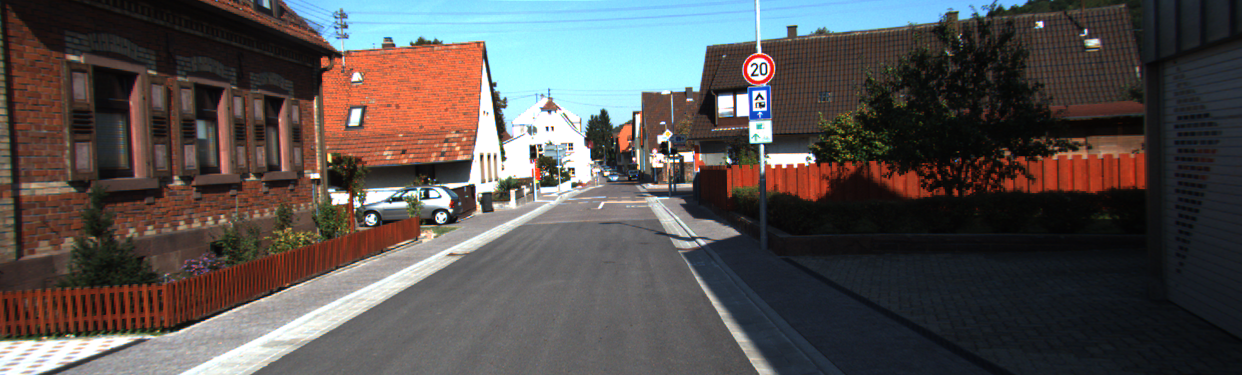
#> input picture images/hough/images/uu_000047.png, 1242 x 375 px
$ jupyter execute houghTransformExplained.ipynb   (older library calls are emulated)
#> lines starting #> are read from the running program, lines starting #| are printed output that depends on the picture
### functions/canny.py
import numpy as np
import cv2
import matplotlib.pyplot as plt

def canny(img):
    image = cv2.cvtColor(img, cv2.COLOR_BGR2GRAY)
    image_smoothed = cv2.GaussianBlur(image, (7, 7), 1)
    sobelx = cv2.Sobel(image_smoothed, cv2.CV_64F, 1, 0, ksize=3)
    sobely = cv2.Sobel(image_smoothed, cv2.CV_64F, 0, 1, ksize=3)
    mag = np.sqrt(sobelx**2 + sobely**2)
    mag = np.uint8(mag / np.max(mag) * 255) # Normalize to 0-255
    theta = np.arctan2(sobely, sobelx)
    rows, cols = image.shape
    non_max = np.zeros((rows, cols), dtype=np.uint8)
    theta = theta * 180. / np.pi
    theta[theta < 0] += 180
    for i in range(1, rows - 1):
        for j in range(1, cols - 1):
            # Horizontal gradient
            if (0 <= theta[i, j] < 22.5) or (157.5 <= theta[i, j] <= 180):
                if (mag[i, j] >= mag[i, j - 1]) and (mag[i, j] >= mag[i, j + 1]):
                    non_max[i, j] = mag[i, j]
            # Diagonal gradient
            elif (22.5 <= theta[i, j] < 67.5):
                if (mag[i, j] >= mag[i - 1, j - 1]) and (mag[i, j] >= mag[i + 1, j + 1]):
                    non_max[i, j] = mag[i, j]
            # Vertical gradient
            elif (67.5 <= theta[i, j] < 112.5):
                if (mag[i, j] >= mag[i - 1, j]) and (mag[i, j] >= mag[i + 1, j]):
                    non_max[i, j] = mag[i, j]
            # Diagonal gradient
            elif (112.5 <= theta[i, j] < 157.5):
                if (mag[i, j] >= mag[i + 1, j - 1]) and (mag[i, j] >= mag[i - 1, j + 1]):
                    non_max[i, j] = mag[i, j]

    high_threshold = 0.2 * np.max(non_max)
    low_threshold = 0.1 * np.max(non_max)
    strong_edges = np.zeros((rows, cols), dtype=np.uint8)
    weak_edges = np.zeros((rows, cols), dtype=np.uint8)
    strong_edges[non_max >= high_threshold] = 255
    weak_edges[(non_max <= high_threshold) & (non_max >= low_threshold)] = 255
    final_edges = np.zeros((rows, cols), dtype=np.uint8)
    final_edges[strong_edges == 255] = 255

    for i in range(1, rows - 1):
        for j in range(1, cols - 1):
            if weak_edges[i, j] == 255:
                if 255 in [strong_edges[i - 1, j - 1], strong_edges[i - 1, j], strong_edges[i - 1, j + 1],
                        strong_edges[i, j - 1], strong_edges[i, j + 1],
                        strong_edges[i + 1, j - 1], strong_edges[i + 1, j], strong_edges[i + 1, j + 1]]:
                    final_edges[i, j] = 255

    return final_edges

### functions/otsuToHoughTransform.py
import numpy as np
import cv2
import matplotlib.pyplot as plt

def otsuToHoughTransform(img): #This function is used to calculate the threshold with Otsu's method getting the maximun intra-class variance (created just for hough transform)

    # Calculate the max and min pixel values
    max_pixel = int(np.max(img))
    min_pixel = int(np.min(img))

    # Calculate histogram
    hist = np.histogram(img, bins=max_pixel+1, range=(0, max_pixel))[0]

    # Calculate total number of pixels
    total = np.sum(hist)

    # Calculate sum of all pixel values
    sum_total = np.sum(hist * np.arange(0, max_pixel+1))

    ThresholdList = np.arange(0, max_pixel+1)
    var_intra = np.zeros(max_pixel+1)

    for Threshold in ThresholdList:
        # Calculate background weight
        w_bg = np.sum(hist[0:Threshold]) / total if total > 0 else 0

        # Calculate foreground weight
        w_fg = np.sum(hist[Threshold+1:max_pixel+1]) / total if total > 0 else 0

        # Calculate background mean
        m_bg = (np.sum(hist[0:Threshold] * np.arange(0, Threshold)) / np.sum(hist[0:Threshold])) if np.sum(hist[0:Threshold]) > 0 else 0

        # Calculate foreground mean
        m_fg = (np.sum(hist[Threshold+1:max_pixel+1] * np.arange(Threshold+1, max_pixel+1)) / np.sum(hist[Threshold+1:max_pixel+1])) if np.sum(hist[Threshold+1:max_pixel+1]) > 0 else 0

        # Calculate variance of background
        var_bg = (np.sum(hist[0:Threshold] * (np.arange(0, Threshold) - m_bg)**2) / np.sum(hist[0:Threshold])) if np.sum(hist[0:Threshold]) > 0 else 0

        # Calculate variance of foreground
        var_fg = (np.sum(hist[Threshold+1:max_pixel+1] * (np.arange(Threshold+1, max_pixel+1) - m_fg)**2) / np.sum(hist[Threshold+1:max_pixel+1])) if np.sum(hist[Threshold+1:max_pixel+1]) > 0 else 0

        # Calculate intra-class variance
        var_intra[Threshold] = w_bg * var_bg + w_fg * var_fg

    # Get the threshold that maximizes the intra-class variance
    Threshold = np.argmax(var_intra)

    return Threshold

### houghTransformExplained.ipynb
<h1 style="text-align: center;">Hough Transform</h1>

Read image

[cell 1]
import numpy as np
import matplotlib.pyplot as plt
import cv2
import pandas as pd
from functions.canny import canny
from functions.otsuToHoughTransform import otsuToHoughTransform

# Read image
image = cv2.imread('images/hough/images/uu_000047.png')
#> image is the input picture: shape (375, 1242, 3); mean B, G, R 79.2, 80.8, 85.4
print(image.shape)
#| (375, 1242, 3)

# Show image
plt.figure(figsize=(10, 10))
plt.imshow(cv2.cvtColor(image, cv2.COLOR_BGR2RGB), cmap='gray')
plt.axis('off')
plt.title('Original Image')
plt.show()

[cell 2]
# Define the values of theta (angle) and rho (distance from origin)
theta_res = 1  # Resolution of theta in degrees
rho_res = 1    # Resolution of rho in pixels

# Define theta and rho ranges
theta = np.deg2rad(np.arange(-90, 90, theta_res))
height, width, _ = image.shape
#> height = 375; width = 1242
max_rho = int(np.sqrt(height**2 + width**2))
#> max_rho = 1297
rho = np.arange(-max_rho, max_rho, rho_res)
#> rho = 2594 values from -1297 to 1296

print('Theta (deg):', theta)
print('Rho (px):', rho)
#> (printed output is left out)

Create the hough space

[cell 3]
# Create Hough space
hough_space = np.zeros((2 * max_rho, len(theta)), dtype=np.uint64)
print('Hough space shape:', hough_space.shape)
#| Hough space shape: (2594, 180)

Find borders with Canny

[cell 4]
# Find edges
edges = canny(image)
#> in canny, `image = cv2.cvtColor(img, cv2.COLOR_BGR2GRAY)`:
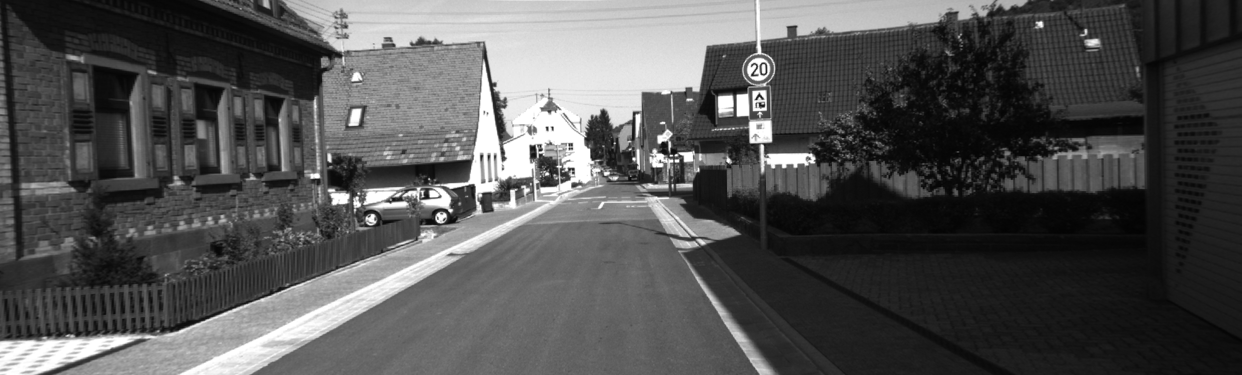
#> image: shape (375, 1242); min 3, max 255, mean 82
#> in canny, `sobely = cv2.Sobel(image_smoothed, cv2.CV_64F, 0, 1, ksize=3)`:
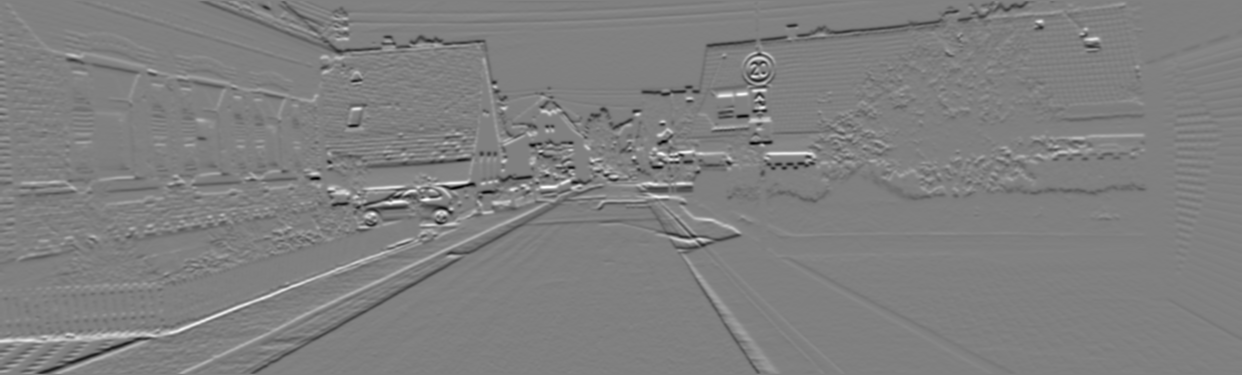
#> sobely: shape (375, 1242) float64; min -549, max 544, mean -0.8; drawn with min black and max white
#> in canny, `theta = np.arctan2(sobely, sobelx)`:
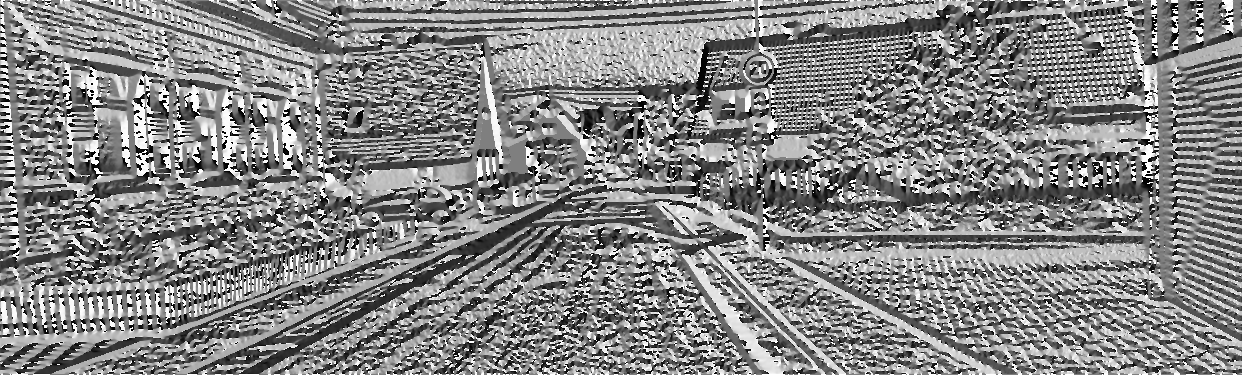
#> theta: shape (375, 1242) float64; min -3.14, max 3.14, mean 0.136; drawn with min black and max white
#> in canny, `theta[theta < 0] += 180`:
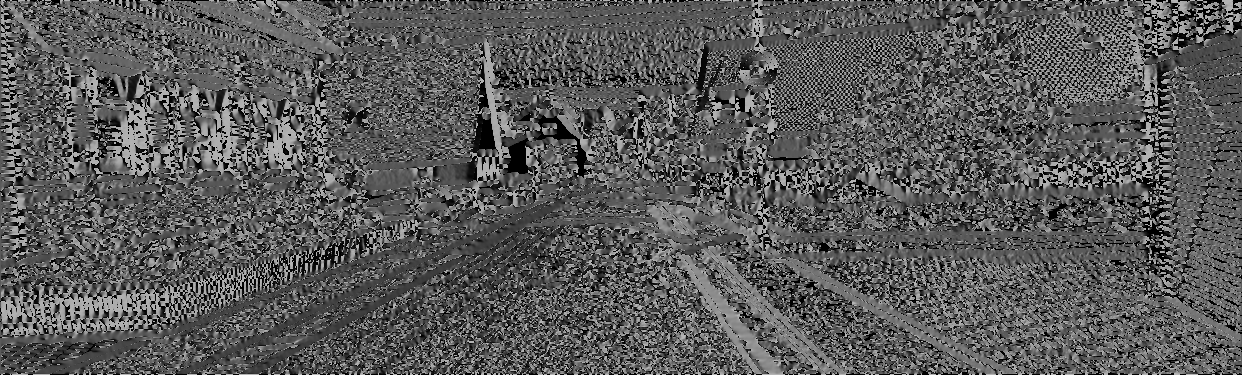
#> theta: shape (375, 1242) float64; min 0, max 180, mean 89.7
#> after the loop in canny, `for i in range(1, rows - 1):`:
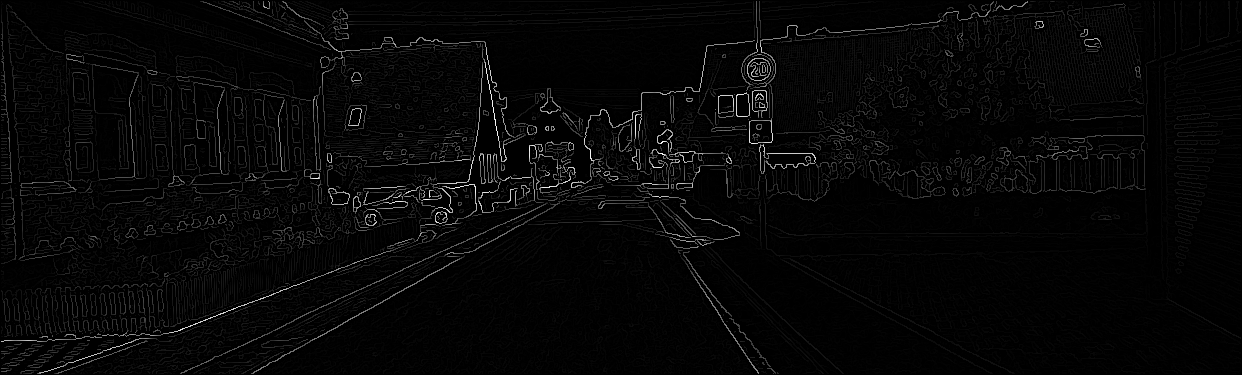
#> non_max: shape (375, 1242); min 0, max 255, mean 6.6
#> in canny, `high_threshold = 0.2 * np.max(non_max)`: high_threshold = 51
#> in canny, `low_threshold = 0.1 * np.max(non_max)`: low_threshold = 25.5
#> after the loop in canny, `for i in range(1, rows - 1):`:
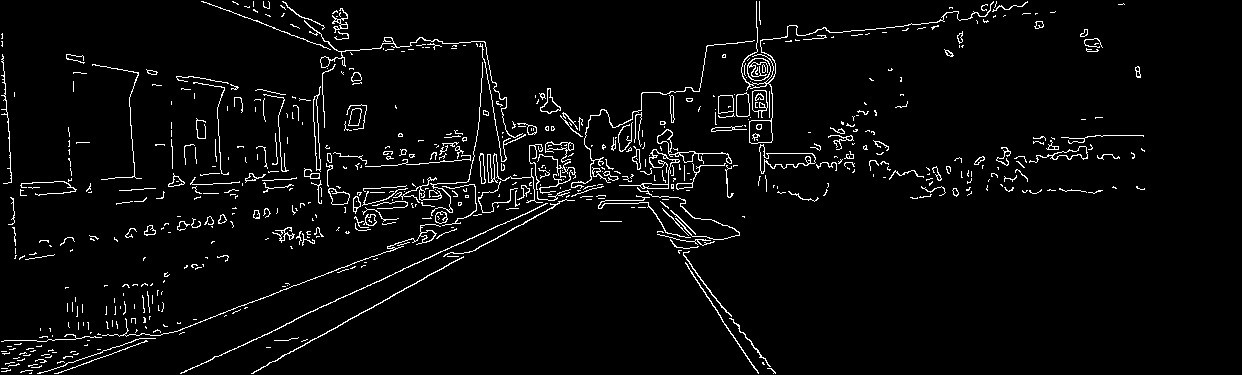
#> final_edges: shape (375, 1242); 3.8% white in thin lines or dots
plt.figure(figsize=(10, 10))
plt.imshow(edges, cmap='gray')
plt.axis('off')
plt.title('Edges using Canny')
plt.show()

Get coordinates of the borders

[cell 5]
# Get edge coordinates
y_idx, x_idx = np.where(edges > 0)
#> y_idx = 17704 values from 1 to 373; x_idx = 17704 values, max 1144 at index 6745, min 1 at index 996, mean 501.2

# Put the coordinates in a dataframe
df = pd.DataFrame({'x': x_idx, 'y': y_idx})
#> df = table of 17704 rows and 2 columns
df
#> Out = table of 17704 rows and 2 columns

Calculate the hough transform

[cell 6]
# Calculaten the Hough space
for i in range(len(x_idx)):
    x = x_idx[i]
    y = y_idx[i]
    for t_idx in range(len(theta)):
        r = int(x * np.cos(theta[t_idx]) + y * np.sin(theta[t_idx]))
        hough_space[r + max_rho, t_idx] += 1
#> this loop made 17704 passes
#> (x, y) on passes 1 to 3: (201, 1), (202, 1), (203, 1)
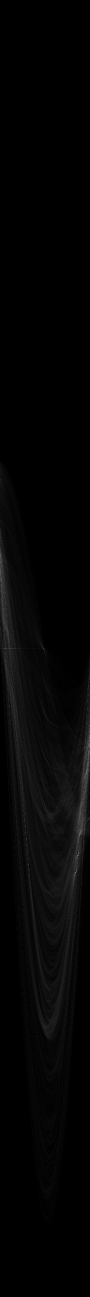
#> hough_space: shape (2594, 180) uint64 (shown at 1/2 size); min 0, max 367, mean 6.8; drawn with min black and max white

# Show Hough space values using a dataframe
dfHoughSpace = pd.DataFrame(hough_space)
#> dfHoughSpace = table of 2594 rows and 180 columns
dfHoughSpace
#> Out = table of 2594 rows and 180 columns

Histogram of the hough space

[cell 7]
# Get the max and min values of the Hough space
max_value = int(np.max(hough_space))
#> max_value = 367
min_value = int(np.min(hough_space))
#> min_value = 0

print('Max value in the hough space:', max_value)
#| Max value in the hough space: 367
print('Min value in the hough space:', min_value)
#| Min value in the hough space: 0

# Show hist of hough space
plt.hist(hough_space.ravel(), bins= max_value+1, range=(min_value, max_value))
plt.title('Histogram of Hough space')
plt.show()
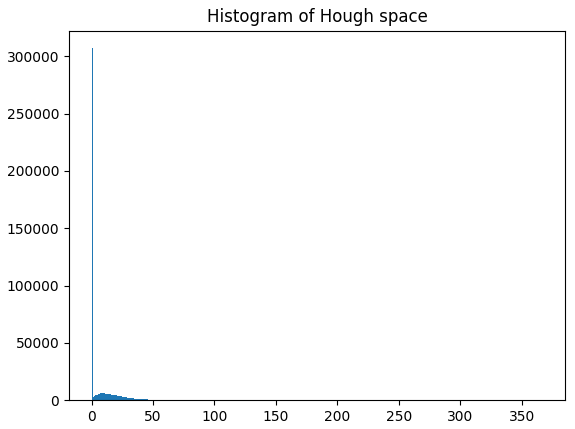
#> figure drawn by matplotlib, 1 panel; tallest bar 307112 high, from x = 5.55e-17 to 0.997

Hough space

[cell 8]
# Show hough space
#Change orientation of hough space
plt.figure(figsize=(20, 20))
plt.imshow(np.transpose(hough_space), cmap='gray')
plt.axis('off')
plt.title('Hough space transposed')
plt.show()
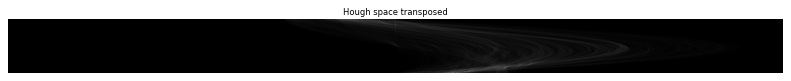
#> figure drawn by matplotlib, 1 panel

Find the peaks

[cell 9]
# Calculate the threshold with Otsu's method getting the maximun intra-class variance
threshold = otsuToHoughTransform(hough_space) - (max_value * 0.05) # 5% of the max value as error margin
#> in otsuToHoughTransform, `max_pixel = int(np.max(img))`: max_pixel = 367
#> in otsuToHoughTransform, `min_pixel = int(np.min(img))`: min_pixel = 0
#> in otsuToHoughTransform, `hist = np.histogram(img, bins=max_pixel+1, range=(0, max_pixel))[0]`: hist = 368 values, max 307112 at index 0, min 0 at index 148, mean 1268.8
#> in otsuToHoughTransform, `total = np.sum(hist)`: total = 466920
#> in otsuToHoughTransform, `sum_total = np.sum(hist * np.arange(0, max_pixel+1))`: sum_total = 3186720
#> the loop in otsuToHoughTransform, `for Threshold in ThresholdList:` made 368 passes
#> (w_bg, w_fg, m_bg, m_fg, var_bg, var_fg) on passes 1 to 3: (0, 0.342, 0, 19.94, 0, 290.2), (0.658, 0.336, 0, 20.29, 0, 288.8), (0.664, 0.328, 0.00924, 20.75, 0.00915, 287.5)
#> after the loop in otsuToHoughTransform, `for Threshold in ThresholdList:`: var_intra = 368 values, max 188.6 at index 352, min 62.11 at index 18, mean 165.5
#> in otsuToHoughTransform, `Threshold = np.argmax(var_intra)`: Threshold = 352
#> threshold = 333.6
print('Threshold:', threshold)
#| Threshold: 333.65
y_peaks, x_peaks = np.where(hough_space > threshold)
#> y_peaks = [1711, 1745]; x_peaks = [155, 151]

Draw the lines in the image

[cell 10]
# Draw lines in the image
result = cv2.cvtColor(image, cv2.COLOR_BGR2RGB)
for i in range(len(x_peaks)):
    r = rho[y_peaks[i]]
    t = theta[x_peaks[i]]
    a = np.cos(t)
    b = np.sin(t)
    x0 = a * r
    y0 = b * r
    x1 = int(x0 + 1000 * (-b))
    y1 = int(y0 + 1000 * (a))
    x2 = int(x0 - 1000 * (-b))
    y2 = int(y0 - 1000 * (a))
    cv2.line(result, (x1, y1), (x2, y2), (255, 0, 0), 2)
#> this loop made 2 passes
#> (r, t, a, b, x0, y0, x1, y1) on passes 1 to 2: (414, 1.13, 0.423, 0.906, 175, 375.2, -731, 797), (448, 1.06, 0.485, 0.875, 217.2, 391.8, -657, 876)
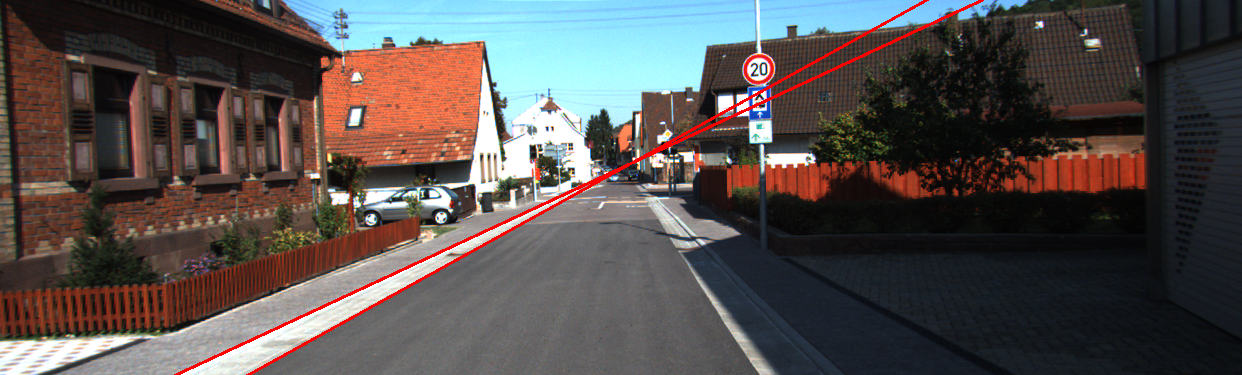
#> result: shape (375, 1242, 3); mean R, G, B 86.6, 79.3, 77.7

# Show image with lines
plt.figure(figsize=(12, 12))
plt.imshow(result, cmap='gray')
plt.axis('off')
plt.title('Lines detected using Hough transform')
plt.show()
